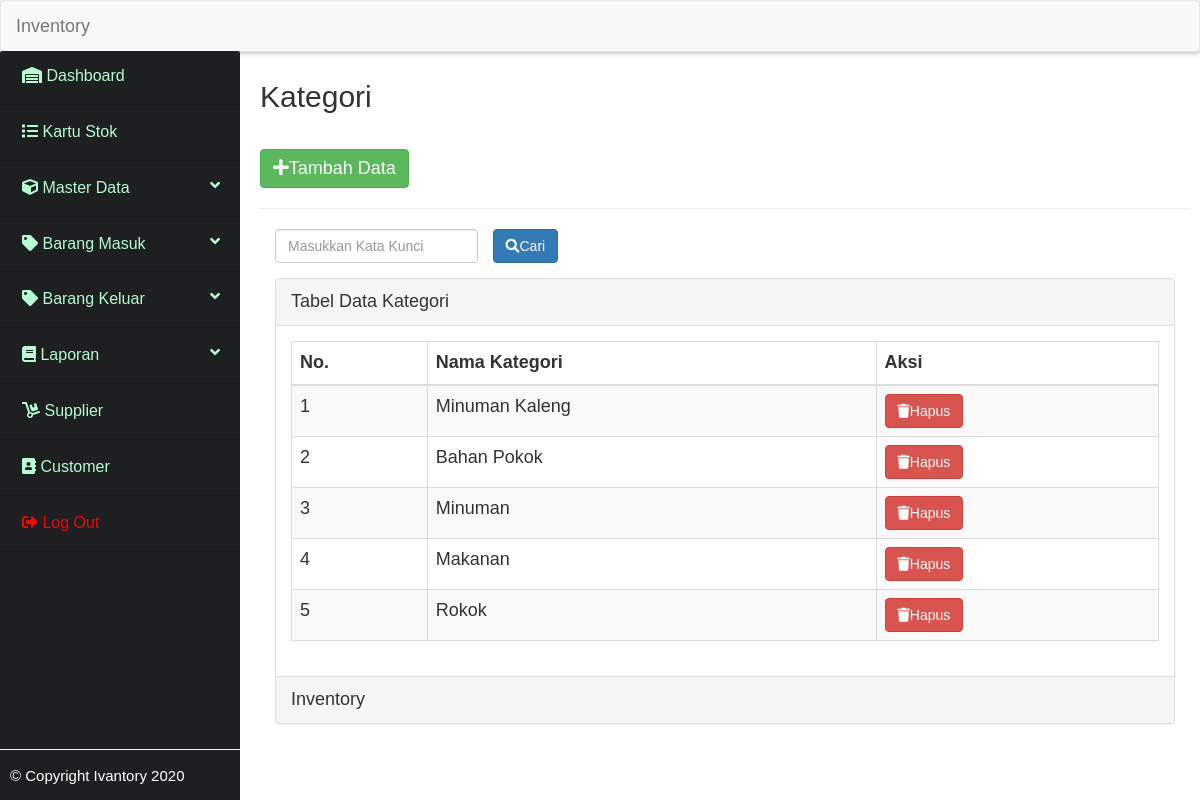
The app's page /_kategori/kategori.php with its own data.
### tables this page shows
CREATE TABLE IF NOT EXISTS `tbl_kategori` (
  `id_kategori` int(11) NOT NULL AUTO_INCREMENT,
  `nama_kategori` varchar(100) NOT NULL,
  PRIMARY KEY (`id_kategori`)
);

### _kategori/functions.php (called while the page is built, shortened)
<?php
     include "../koneksi.php";
    function query($query){
        global $conn;
        $result = mysqli_query($conn, $query);
        $rows   = [];
        while( $row = mysqli_fetch_assoc($result)){
           $rows[] = $row;
        }
        return $rows;
    }
?>

### _kategori/kategori.php (the view, shortened to what this page needs)
<?php
$kategori = query("SELECT * FROM tbl_kategori");
?>
        <section class="content">
            <div class="inner">
                <h2>Kategori</h2><br>
                    <a href="#" class="btn btn-success" style="font-size: 18px;" data-toggle="modal" data-target="#tambah" ><span class="fas fa-plus"></span>Tambah Data</a>
                    <hr>
                    <form action="" method="post">
                        <div class="form-group">
                                <div class="col-md-3" >
                                    <input type="text" name="keyword" class="form-control" autofocus autocomplete="off" placeholder="Masukkan Kata Kunci">
                                </div>
                                <div>
                                    <button type="submit" name="cari" class="btn btn-primary"><span class="fas fa-search"></span>Cari</button>
                                </div>
                        </div>
                    </form>
                    <div class="table-content" style="font-size: 18px;">
                        <div class="col-md-12">
                            <div class="panel panel-default">
                                <div class="panel-heading">
                                    Tabel Data Kategori
                                </div>
                                <div class="panel-body">
                                    <div class="table">
                                        <table class="table table-striped table-bordered table-hover">
                                            <thead>
                                                <tr>
                                                    <th>No.</th>
                                                    <th>Nama Kategori</th>
                                                    <th>Aksi</th>
                                                </tr>
                                            </thead>
                                            <?php $no = 1; ?>
                                            <?php foreach($kategori as $kt): ?>
                                            <tr>
                                                <td><?= $no; ?></td>
                                                <td><?= $kt["nama_kategori"]; ?></td>
                                                <td>
                                                    <a href="hapus.php?id_kategori=<?= $kt["id_kategori"]; ?>" onclick="return confirm('Yakin untuk menghapus?')" class="btn btn-danger "><span class="fas fa-trash"></span>Hapus</a>
                                                </td>
                                            </tr>
                                            <?php $no++; ?>
                                            <?php endforeach; ?>
                                        </table>
                                    </div>
                                </div>
                                <div class="panel-footer">
                                    Inventory
                                </div>
                            </div>
                        </div>
                    </div>
            </div>
        </section>

### records on screen
tbl_kategori: nama_kategori "Minuman Kaleng"
tbl_kategori: nama_kategori "Bahan Pokok"
tbl_kategori: nama_kategori "Minuman"
tbl_kategori: nama_kategori "Makanan"
tbl_kategori: nama_kategori "Rokok"
